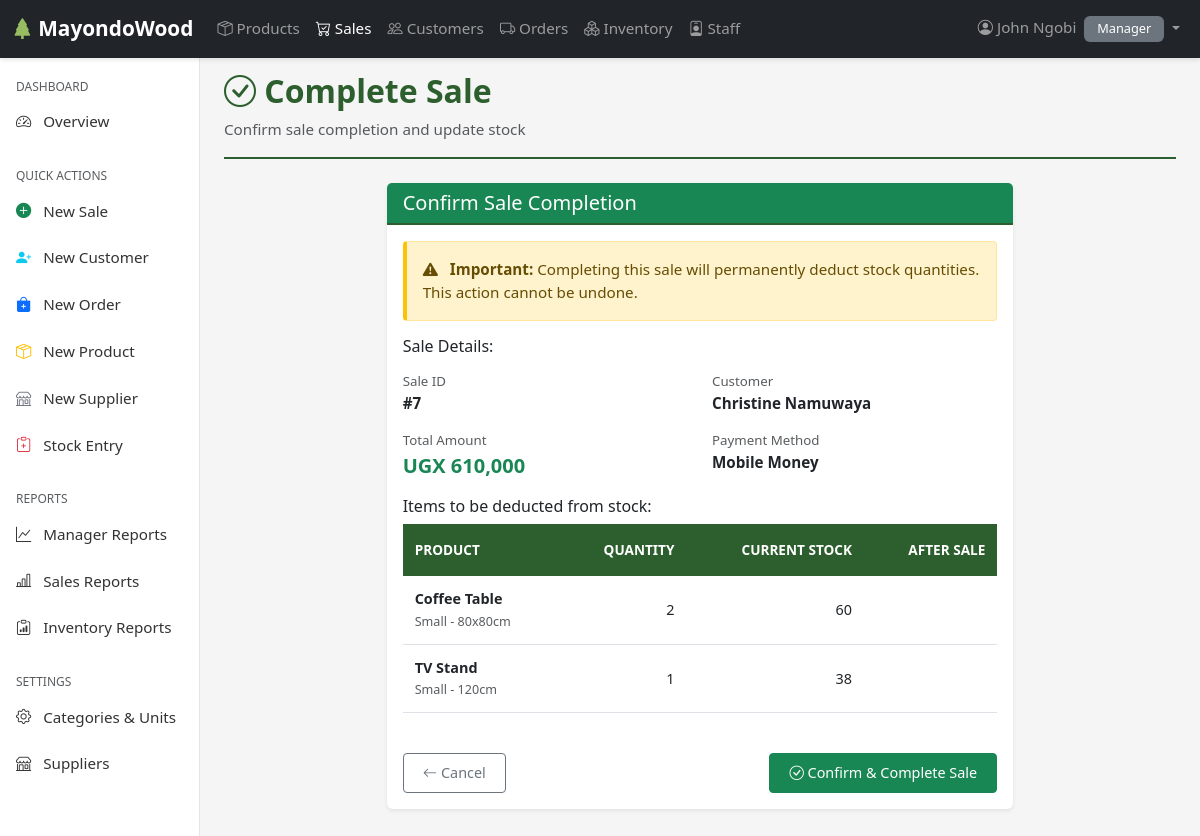
/sales/7/complete/ (signed in), run on the app's committed database.
### users/models.py (models this page shows, shortened)
class Employee(AbstractUser):
    ROLES = [
        ('SALES', 'Sales'),
        ('INVENTORY', 'Inventory'),
        ('MANAGER', 'Manager'),
    ]
    role = models.CharField(max_length=20, choices=ROLES)
    phone = models.CharField(max_length=15, blank=True, null=True)
    address = models.TextField(blank=True, null=True)
    is_active = models.BooleanField(default=True)
    created_at = models.DateTimeField(auto_now_add=True)
    updated_at = models.DateTimeField(auto_now=True)
    class Meta:
        ordering = ['-date_joined']
        verbose_name = 'Employee'
        verbose_name_plural = 'Employees'

### sales/models.py (models this page shows, shortened)
class Sale(models.Model):
    STATUS_CHOICES = [
        ('PENDING', 'Pending'),
        ('COMPLETED', 'Completed'),
        ('CANCELLED', 'Cancelled'),
    ]
    PAYMENT_METHODS = [
        ('CASH', 'Cash'),
        ('MOBILE_MONEY', 'Mobile Money'),
        ('BANK_TRANSFER', 'Bank Transfer'),
        ('CARD', 'Card Payment'),
    ]
    customer = models.ForeignKey(
        Customer,
        on_delete=models.PROTECT,
        related_name='sales'
    )
    sale_date = models.DateTimeField(auto_now_add=True)
    created_by = models.ForeignKey(
        Employee,
        on_delete=models.SET_NULL,
        null=True,
        related_name='sales_created'
    )
    status = models.CharField(
        max_length=20,
        choices=STATUS_CHOICES,
        default='PENDING'
    )
    payment_method = models.CharField(
        max_length=20,
        choices=PAYMENT_METHODS,
        default='CASH'
    )
    delivery_required = models.BooleanField(
        default=False,
        help_text="Check if customer needs delivery"
    )
    delivery_fee = models.PositiveIntegerField(
        default=0,
        help_text="Automatically calculated as 5% of subtotal if delivery is required (in UGX)"
    )
    notes = models.TextField(blank=True, null=True)
    created_at = models.DateTimeField(auto_now_add=True)
    updated_at = models.DateTimeField(auto_now=True)
    class Meta:
        ordering = ['-sale_date']
        verbose_name = 'Sale'
        verbose_name_plural = 'Sales'
    def calculate_subtotal(self):
        return sum(item.total_price() for item in self.items.all())
    @property
    def subtotal(self):
        """Subtotal of all items (without delivery fee) in UGX"""
        return self.calculate_subtotal()
    @property
    def total(self):
        return self.calculate_subtotal() + self.delivery_fee

class Customer(models.Model):
    first_name = models.CharField(max_length=50)
    last_name = models.CharField(max_length=50)
    email = models.EmailField(blank=True, null=True)
    phone = models.CharField(max_length=15, blank=True, null=True)
    address = models.TextField(blank=True, null=True)
    is_active = models.BooleanField(default=True)
    created_at = models.DateTimeField(auto_now_add=True)
    updated_at = models.DateTimeField(auto_now=True)
    class Meta:
        ordering = ['last_name', 'first_name']
        verbose_name = 'Customer'
        verbose_name_plural = 'Customers'
    @property
    def full_name(self):
        return f'{self.first_name} {self.last_name}'

class SaleItem(models.Model):
    sale = models.ForeignKey(
        Sale,
        related_name='items',
        on_delete=models.CASCADE
    )
    product_variant = models.ForeignKey(
        ProductVariant,
        on_delete=models.PROTECT,
        related_name='sale_items'
    )
    quantity = models.PositiveIntegerField(
        validators=[MinValueValidator(1)]
    )
    unit_price = models.PositiveIntegerField(
        validators=[MinValueValidator(1)],
        help_text="Price per unit at time of sale (in UGX)"
    )
    discount_percentage = models.DecimalField(
        max_digits=5,
        decimal_places=2,
        default=Decimal('0.00'),
        validators=[MinValueValidator(Decimal('0.00'))],
        help_text="Discount percentage (0-99.99)"
    )
    created_at = models.DateTimeField(auto_now_add=True)
    updated_at = models.DateTimeField(auto_now=True)
    class Meta:
        ordering = ['sale', 'id']
        verbose_name = 'Sale Item'
        verbose_name_plural = 'Sale Items'
    @property
    def subtotal(self):
        return self.quantity * self.unit_price
    @property
    def discount_amount(self):
        discount = float(self.subtotal) * (float(self.discount_percentage) / 100)
        return int(round(discount))
    def total_price(self):
        return self.subtotal - self.discount_amount

### products/models.py (models this page shows, shortened)
class ProductVariant(models.Model):
    product = models.ForeignKey(Product, on_delete=models.CASCADE, related_name='variants')
    variant_name = models.CharField(max_length=100)
    price = models.IntegerField(default=0)
    stock_quantity = models.PositiveIntegerField(default=0)
    reorder_level = models.PositiveIntegerField(default=5)
    is_active = models.BooleanField(default=True)
    created_at = models.DateTimeField(auto_now_add=True)
    updated_at = models.DateTimeField(auto_now=True)
    class Meta:
        ordering = ['product__name', 'variant_name']
        unique_together = [['product', 'variant_name']]

class Product(models.Model):
    name = models.CharField(max_length=100)
    category = models.ForeignKey(Category, on_delete=models.PROTECT, related_name='products')
    unit = models.ForeignKey(Unit, on_delete=models.PROTECT, related_name='products')
    supplier = models.ForeignKey('orders.Supplier', on_delete=models.SET_NULL, null=True, blank=True, related_name='products')
    description = models.TextField(blank=True)
    is_active = models.BooleanField(default=True)
    created_at = models.DateTimeField(auto_now_add=True)
    updated_at = models.DateTimeField(auto_now=True)
    class Meta:
        ordering = ['name']
        unique_together = [['name', 'category']]

### sales/views.py (the view, shortened to what this page needs)
# urls.py: path('<int:pk>/complete/', views.complete_sale, name='complete_sale'),
@login_required
@user_passes_test(is_sales_or_manager, login_url='users:login')
def complete_sale(request, pk):
    sale = get_object_or_404(Sale, pk=pk)
    if sale.status == 'COMPLETED':
        messages.warning(request, 'This sale is already completed')
        return redirect('sales:sale_detail', pk=pk)
    context = {
        'sale': sale,
        'title': f"Complete Sale #{sale.id}"
    }
    return render(request, 'sales/confirm_complete.html', context)

### sales/views.py (called while the page is built)
def is_sales_or_manager(user):
    return user.is_authenticated and user.role in ['SALES', 'MANAGER']

### sales/templates/sales/confirm_complete.html (shortened to what this page needs)
{% extends 'base.html' %}
{% load static humanize %}
{% block content %}
<div class="page-header mb-4">
    <h1><i class="bi bi-check-circle"></i> Complete Sale</h1>
    <p class="text-muted mb-0">Confirm sale completion and update stock</p>
</div>
<div class="row justify-content-center">
    <div class="col-lg-8">
        <div class="card border-success">
            <div class="card-header bg-success text-white">
                <h5 class="mb-0">Confirm Sale Completion</h5>
            </div>
            <div class="card-body">
                <div class="alert alert-warning">
                    <i class="bi bi-exclamation-triangle-fill me-2"></i>
                    <strong>Important:</strong> Completing this sale will permanently deduct stock quantities. This action cannot be undone.
                </div>
                <h6 class="mb-3">Sale Details:</h6>
                <div class="row mb-3">
                    <div class="col-6">
                        <small class="text-muted d-block">Sale ID</small>
                        <strong>#{{ sale.id }}</strong>
                    </div>
                    <div class="col-6">
                        <small class="text-muted d-block">Customer</small>
                        <strong>{{ sale.customer.full_name }}</strong>
                    </div>
                </div>
                <div class="row mb-3">
                    <div class="col-6">
                        <small class="text-muted d-block">Total Amount</small>
                        <strong class="text-success fs-5">UGX {{ sale.total|floatformat:0|intcomma }}</strong>
                    </div>
                    <div class="col-6">
                        <small class="text-muted d-block">Payment Method</small>
                        <strong>{{ sale.get_payment_method_display }}</strong>
                    </div>
                </div>
                <h6 class="mb-2">Items to be deducted from stock:</h6>
                <div class="table-responsive mb-4">
                    <table class="table table-sm">
                        <thead>
                            <tr>
                                <th>Product</th>
                                <th class="text-end">Quantity</th>
                                <th class="text-end">Current Stock</th>
                                <th class="text-end">After Sale</th>
                            </tr>
                        </thead>
                        <tbody>
                            {% for item in sale.items.all %}
                            <tr>
                                <td>
                                    <strong>{{ item.product_variant.product.name }}</strong>
                                    <br><small class="text-muted">{{ item.product_variant.variant_name }}</small>
                                </td>
                                <td class="text-end">{{ item.quantity|intcomma }}</td>
                                <td class="text-end">{{ item.product_variant.stock_quantity|intcomma }}</td>
                                <td class="text-end">
                                </td>
                            </tr>
                            {% endfor %}
                        </tbody>
                    </table>
                </div>
                <form method="post">
                    <div class="d-flex justify-content-between">
                        <a href="{% url 'sales:sale_detail' sale.pk %}" class="btn btn-outline-secondary">
                            <i class="bi bi-arrow-left"></i> Cancel
                        </a>
                        <button type="submit" class="btn btn-success">
                            <i class="bi bi-check-circle"></i> Confirm & Complete Sale
                        </button>
                    </div>
                </form>
            </div>
        </div>
    </div>
</div>
{% endblock %}

### templates/includes/navbar.html (shortened to what this page needs)
{% load static %}
<nav class="navbar navbar-expand-lg navbar-dark bg-dark fixed-top">
    <div class="container-fluid">
        <a class="navbar-brand" href="{% url 'users:dashboard' %}">
            <i class="bi bi-tree-fill"></i> MayondoWood
        </a>
        <div class="collapse navbar-collapse" id="navbarNav">
            <ul class="navbar-nav me-auto">
                <li class="nav-item">
                    <a class="nav-link {% if request.resolver_match.url_name == 'product_list' %}active{% endif %}"
                       href="{% url 'products:product_list' %}">
                        <i class="bi bi-box-seam"></i> Products
                    </a>
                </li>
                {% if user.role in 'MANAGER,SALES' %}
                <li class="nav-item">
                    <a class="nav-link {% if 'sales' in request.path %}active{% endif %}"
                       href="{% url 'sales:sale_list' %}">
                        <i class="bi bi-cart-check"></i> Sales
                    </a>
                </li>
                <li class="nav-item">
                    <a class="nav-link {% if 'customer' in request.path %}active{% endif %}"
                       href="{% url 'sales:customer_list' %}">
                        <i class="bi bi-people"></i> Customers
                    </a>
                </li>
                {% endif %}
                {% if user.role in 'MANAGER,INVENTORY' %}
                <li class="nav-item">
                    <a class="nav-link {% if 'orders' in request.path %}active{% endif %}"
                       href="{% url 'orders:order_list' %}">
                        <i class="bi bi-truck"></i> Orders
                    </a>
                </li>
                <li class="nav-item">
                    <a class="nav-link {% if 'inventory' in request.path %}active{% endif %}"
                       href="{% url 'inventory:stock_list' %}">
                        <i class="bi bi-boxes"></i> Inventory
                    </a>
                </li>
                {% endif %}
                {% if user.role == 'MANAGER' %}
                <li class="nav-item">
                    <a class="nav-link {% if 'staff' in request.path %}active{% endif %}"
                       href="{% url 'users:staff_list' %}">
                        <i class="bi bi-person-badge"></i> Staff
                    </a>
                </li>
                {% endif %}
            </ul>
            <ul class="navbar-nav">
                <li class="nav-item dropdown">
                    <a class="nav-link dropdown-toggle" href="#" id="userDropdown" role="button"
                       data-bs-toggle="dropdown" aria-expanded="false">
                        <i class="bi bi-person-circle"></i> {{ user.get_full_name|default:user.username }}
                        <span class="badge bg-secondary ms-1">{{ user.get_role_display }}</span>
                    </a>
                </li>
            </ul>
        </div>
    </div>
</nav>

### static/css/styles.css (style rules this page uses)
:root { --primary-color: #2c5f2d; --secondary-color: #97bc62; --dark-color: #1a1a1a; --light-color: #f8f9fa; --danger-color: #dc3545; --warning-color: #ffc107; --success-color: #28a745; --info-color: #17a2b8; }
body { font-family: 'Segoe UI', Tahoma, Geneva, Verdana, sans-serif; font-size: 0.95rem; background-color: #f5f5f5; }
.navbar { box-shadow: 0 2px 4px rgba(0,0,0,.1); }
.navbar-brand { font-weight: 600; font-size: 1.3rem; }
.navbar-brand i { color: var(--secondary-color); }
.card { box-shadow: 0 0.125rem 0.25rem rgba(0, 0, 0, 0.075); border: none; margin-bottom: 1.5rem; transition: transform 0.2s ease; }
.card-header { background-color: white; border-bottom: 2px solid var(--primary-color); font-weight: 600; }
.table { font-size: 0.9rem; background-color: white; }
.table thead th { background-color: var(--primary-color); color: white; border: none; font-weight: 600; text-transform: uppercase; font-size: 0.85rem; padding: 1rem 0.75rem; }
.table tbody tr { transition: background-color 0.2s ease; }
.table td { vertical-align: middle; padding: 0.75rem; }
.badge { padding: 0.4rem 0.8rem; font-weight: 500; font-size: 0.8rem; }
.btn { font-size: 0.9rem; padding: 0.5rem 1.2rem; border-radius: 0.25rem; transition: all 0.3s ease; }
.alert { border-left: 4px solid; border-radius: 0.25rem; }
.alert-warning { border-left-color: var(--warning-color); background-color: #fff3cd; }
.page-header { padding-bottom: 1rem; margin-bottom: 1.5rem; margin-top: 3rem; border-bottom: 2px solid var(--primary-color); }
.page-header h1 { color: var(--primary-color); font-weight: 700; font-size: 2rem; }

### data on the page
Employee: get_full_name "John Ngobi", role "Manager"
Sale: id "7", customer.full_name "Christine Namuwaya", total "610,000", payment_method "Mobile Money"
SaleItem: product_variant.product.name "Coffee Table", product_variant.variant_name "Small - 80x80cm", quantity "2", product_variant.stock_quantity "60"
SaleItem: product_variant.product.name "TV Stand", product_variant.variant_name "Small - 120cm", quantity "1", product_variant.stock_quantity "38"
